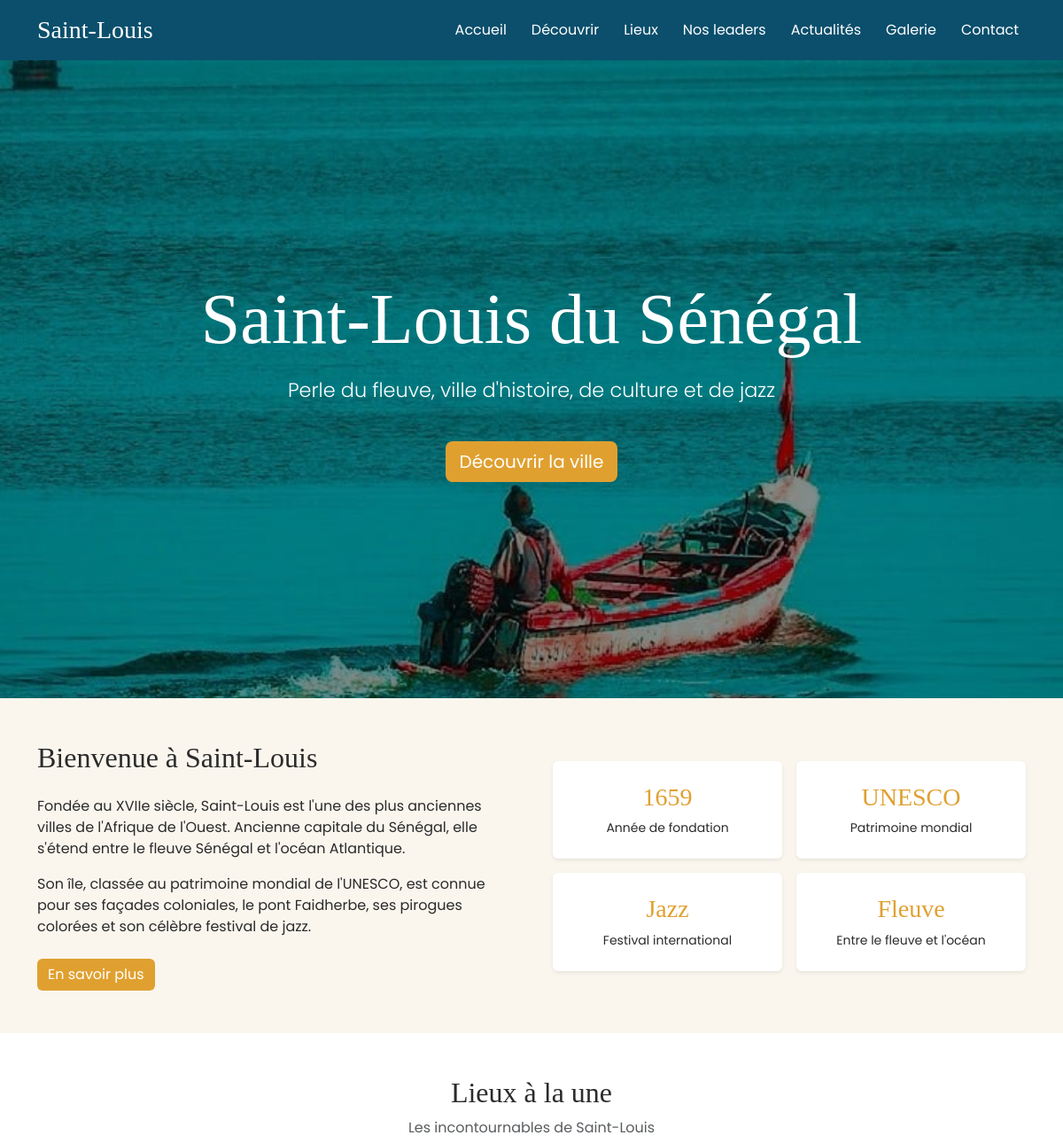
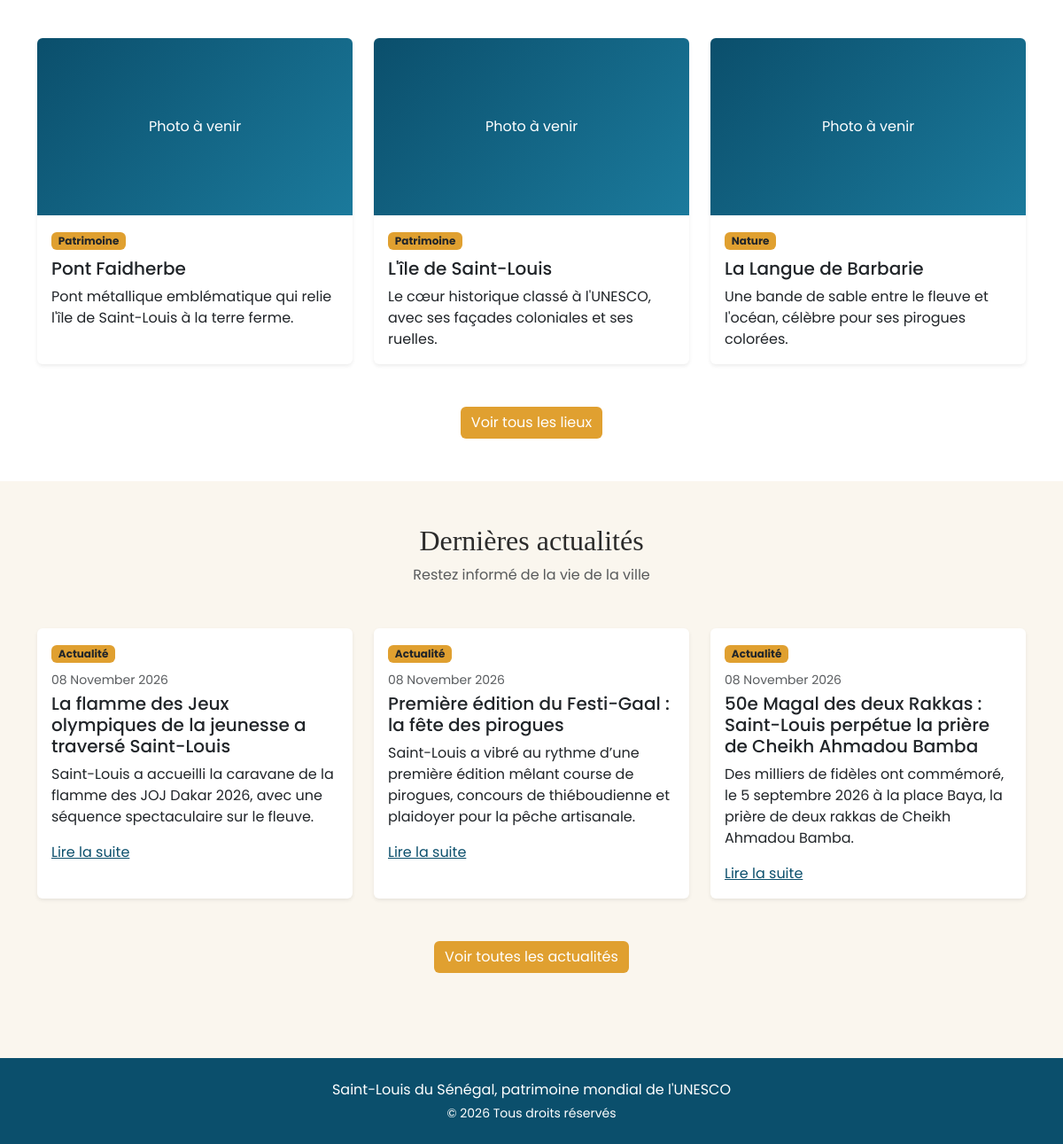
The page / on the database its author committed (2 pictures, top to bottom).
### actualites/models.py (models this page shows, shortened)
class Article(models.Model):
    TYPES = [
        ("actualite", "Actualité"),
        ("evenement", "Événement"),
    ]
    titre = models.CharField(max_length=200)
    type_contenu = models.CharField(max_length=20, choices=TYPES, default="actualite", verbose_name="Type")
    resume = models.CharField(max_length=300, verbose_name="Résumé (pour les cartes)")
    contenu = models.TextField()
    image = models.ImageField(upload_to="actualites/", blank=True)
    date_publication = models.DateTimeField(default=timezone.now, verbose_name="Date de publication")
    date_evenement = models.DateField(null=True, blank=True, verbose_name="Date de l'événement")
    lieu_evenement = models.CharField(max_length=200, blank=True, verbose_name="Lieu de l'événement")
    publie = models.BooleanField(default=True, verbose_name="Publié")
    class Meta:
        ordering = ["-date_publication"]
        verbose_name = "article"
        verbose_name_plural = "actualités et événements"

### pages/views.py (the view)
# urls.py: path("", accueil, name="accueil"),
def accueil(request):
    lieux = Lieu.objects.filter(a_la_une=True)[:3]
    actualites = Article.objects.filter(publie=True)[:3]
    return render(request, "pages/accueil.html", {
        "lieux": lieux,
        "actualites": actualites,
    })

### pages/templates/pages/accueil.html (shortened to what this page needs)
{% extends "pages/base.html" %}
{% load static %}
{% block content %}
<header class="hero d-flex align-items-center text-white text-center">
  <div class="container">
    <h1>Saint-Louis du Sénégal</h1>
    <p class="slogan mt-3">Perle du fleuve, ville d'histoire, de culture et de jazz</p>
    <a href="#presentation" class="btn btn-ocre btn-lg mt-4">Découvrir la ville</a>
  </div>
</header>
<section id="presentation" class="py-5">
  <div class="container">
    <div class="row align-items-center g-5">
      <div class="col-lg-6" data-aos="fade-right">
        <h2 class="mb-4">Bienvenue à Saint-Louis</h2>
        <p>
          Fondée au XVIIe siècle, Saint-Louis est l'une des plus anciennes
          villes de l'Afrique de l'Ouest. Ancienne capitale du Sénégal, elle
          s'étend entre le fleuve Sénégal et l'océan Atlantique.
        </p>
        <p>
          Son île, classée au patrimoine mondial de l'UNESCO, est connue pour
          ses façades coloniales, le pont Faidherbe, ses pirogues colorées et
          son célèbre festival de jazz.
        </p>
        <a href="{% url 'decouvrir' %}" class="btn btn-ocre mt-2">En savoir plus</a>
      </div>
      <div class="col-lg-6" data-aos="fade-left">
        <div class="row text-center g-3">
          <div class="col-6">
            <div class="p-4 bg-white shadow-sm rounded">
              <h3 style="color: var(--ocre);">1659</h3>
              <p class="mb-0 small">Année de fondation</p>
            </div>
          </div>
          <div class="col-6">
            <div class="p-4 bg-white shadow-sm rounded">
              <h3 style="color: var(--ocre);">UNESCO</h3>
              <p class="mb-0 small">Patrimoine mondial</p>
            </div>
          </div>
          <div class="col-6">
            <div class="p-4 bg-white shadow-sm rounded">
              <h3 style="color: var(--ocre);">Jazz</h3>
              <p class="mb-0 small">Festival international</p>
            </div>
          </div>
          <div class="col-6">
            <div class="p-4 bg-white shadow-sm rounded">
              <h3 style="color: var(--ocre);">Fleuve</h3>
              <p class="mb-0 small">Entre le fleuve et l'océan</p>
            </div>
          </div>
        </div>
      </div>
    </div>
  </div>
</section>
<section id="lieux" class="py-5 bg-white">
  <div class="container">
    <h2 class="text-center mb-2" data-aos="fade-up">Lieux à la une</h2>
    <p class="text-center text-muted mb-5" data-aos="fade-up">Les incontournables de Saint-Louis</p>
    <div class="row g-4">
      <div class="col-md-4" data-aos="fade-up">
        <div class="card h-100 border-0 shadow-sm">
          <div style="height:200px; background:linear-gradient(135deg, var(--bleu), #1b7a9c);" class="rounded-top d-flex align-items-center justify-content-center text-white">Photo à venir</div>
          <div class="card-body">
            <span class="badge text-dark" style="background: var(--ocre);">Patrimoine</span>
            <h5 class="card-title mt-2">Pont Faidherbe</h5>
            <p class="card-text">Pont métallique emblématique qui relie l'île de Saint-Louis à la terre ferme.</p>
          </div>
        </div>
      </div>
      <div class="col-md-4" data-aos="fade-up" data-aos-delay="150">
        <div class="card h-100 border-0 shadow-sm">
          <div style="height:200px; background:linear-gradient(135deg, var(--bleu), #1b7a9c);" class="rounded-top d-flex align-items-center justify-content-center text-white">Photo à venir</div>
          <div class="card-body">
            <span class="badge text-dark" style="background: var(--ocre);">Patrimoine</span>
            <h5 class="card-title mt-2">L'île de Saint-Louis</h5>
            <p class="card-text">Le cœur historique classé à l'UNESCO, avec ses façades coloniales et ses ruelles.</p>
          </div>
        </div>
      </div>
      <div class="col-md-4" data-aos="fade-up" data-aos-delay="300">
        <div class="card h-100 border-0 shadow-sm">
          <div style="height:200px; background:linear-gradient(135deg, var(--bleu), #1b7a9c);" class="rounded-top d-flex align-items-center justify-content-center text-white">Photo à venir</div>
          <div class="card-body">
            <span class="badge text-dark" style="background: var(--ocre);">Nature</span>
            <h5 class="card-title mt-2">La Langue de Barbarie</h5>
            <p class="card-text">Une bande de sable entre le fleuve et l'océan, célèbre pour ses pirogues colorées.</p>
          </div>
        </div>
      </div>
    </div>
    <div class="text-center mt-5">
<a href="{% url 'lieux' %}" class="btn btn-ocre">Voir tous les lieux</a>    </div>
  </div>
</section>
<section id="actualites" class="py-5">
  <div class="container">
    <h2 class="text-center mb-2" data-aos="fade-up">Dernières actualités</h2>
    <p class="text-center text-muted mb-5" data-aos="fade-up">Restez informé de la vie de la ville</p>
    <div class="row g-4">
      {% for a in actualites %}
      <div class="col-md-4" data-aos="fade-up">
        <div class="card h-100 shadow-sm border-0">
          <div class="card-body">
            <span class="badge text-dark" style="background: var(--ocre);">{{ a.get_type_contenu_display }}</span>
            <p class="small text-muted mt-2 mb-1">
              {% if a.type_contenu == "evenement" and a.date_evenement %}
                📅 {{ a.date_evenement|date:"d F Y" }}{% if a.lieu_evenement %} · {{ a.lieu_evenement }}{% endif %}
              {% else %}
                {{ a.date_publication|date:"d F Y" }}
              {% endif %}
            </p>
            <h5 class="card-title">{{ a.titre }}</h5>
            <p class="card-text">{{ a.resume }}</p>
            <a href="{% url 'actualite_detail' a.pk %}" class="stretched-link" style="color: var(--bleu);">Lire la suite</a>
          </div>
        </div>
      </div>
      {% empty %}
      <p class="text-center text-muted">Aucune actualité pour le moment.</p>
      {% endfor %}
    </div>
    <div class="text-center mt-5">
      <a href="{% url 'actualites' %}" class="btn btn-ocre">Voir toutes les actualités</a>
    </div>
  </div>
</section>
{% endblock %}

### pages/templates/pages/base.html (style rules this page uses)
:root { --bleu: #0b4f6c; --ocre: #e0a030; --clair: #faf6ee; }
body { font-family: 'Poppins', sans-serif; background: var(--clair); color: #2b2b2b; }
h1, h2, h3, .navbar-brand { font-family: 'Playfair Display', serif; }
.btn-ocre { background: var(--ocre); color: #fff; border: none; }

### rows shown on the page
Article: type_contenu "Actualité", date_publication "08 November 2026", titre "La flamme des Jeux olympiques de la jeunesse a traversé Saint-Louis", resume "Saint-Louis a accueilli la caravane de la flamme des JOJ Dakar 2026, avec une séquence spectaculaire sur le fleuve."
Article: type_contenu "Actualité", date_publication "08 November 2026", titre "Première édition du Festi-Gaal : la fête des pirogues", resume "Saint-Louis a vibré au rythme d’une première édition mêlant course de pirogues, concours de thiéboudienne et plaidoyer pour la pêche artisanale."
Article: type_contenu "Actualité", date_publication "08 November 2026", titre "50e Magal des deux Rakkas : Saint-Louis perpétue la prière de Cheikh Ahmadou Bamba", resume "Des milliers de fidèles ont commémoré, le 5 septembre 2026 à la place Baya, la prière de deux rakkas de Cheikh Ahmadou Bamba."
